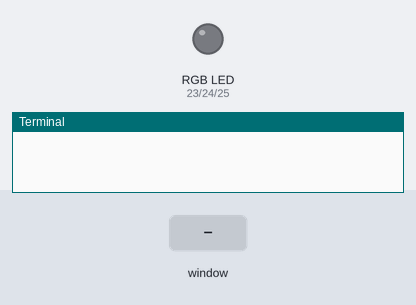
This program was run on a simulated Raspberry Pi (BCM pin numbers). Parts: an RGB LED mixed from three pins (HIGH = lit), the last lines printed to the terminal. The inputs (shaded band) are chosen by the test bench. Dim RGB values are drawn brighter than linear; the desktop window is not drawn, its controls go by their first labels and the mouse button is held 0.15 s.

Above: at 1.2 s.
1.3 s: slider 1 in the window set to 0.5
At 1.6 s:
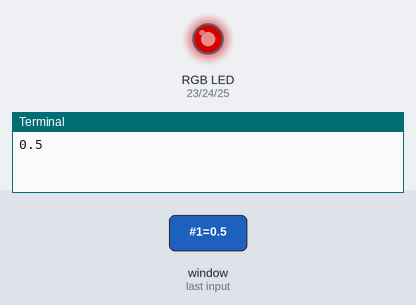
2.8 s: slider 1 in the window set to 1
At 4.0 s:
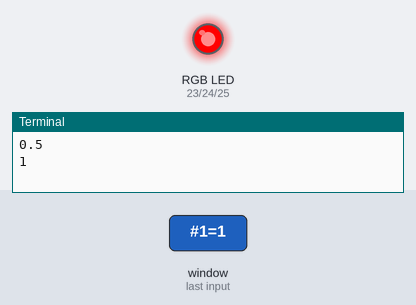
4.3 s: slider 1 in the window set to 0.25
At 5.1 s:
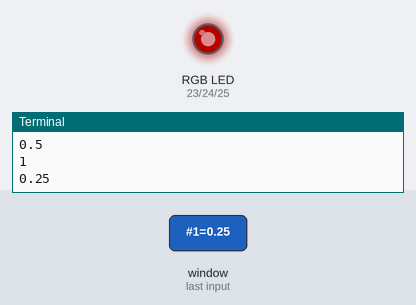
5.8 s: slider 2 in the window set to 0.5
At 6.2 s:
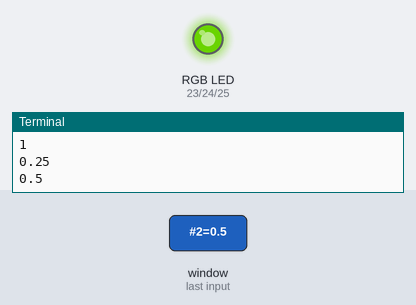
7.3 s: slider 1 in the window set to 0
At 8.5 s:
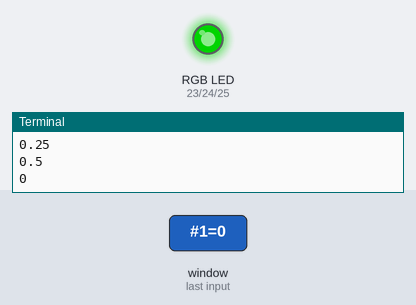
8.8 s: slider 2 in the window set to 1
At 9.7 s:
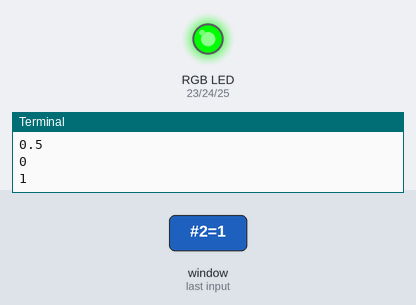
Timing chart, 0 to 11.3 s (numbered marks = the images above; inputs shaded):
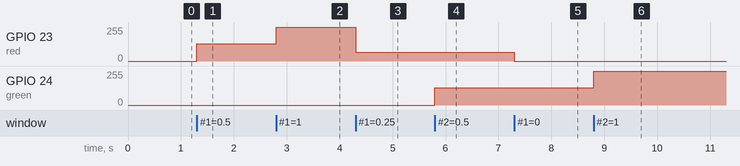

Measured:
- after the input at 1.3 s, GPIO 23 (red): 0/255 → 128/255 at once
- after the input at 2.8 s, GPIO 23 (red): 128/255 → 255/255 at once
- after the input at 4.3 s, GPIO 23 (red): 255/255 → 64/255 at once
- after the input at 5.8 s, GPIO 24 (green): 0/255 → 128/255 at once
- after the input at 7.3 s, GPIO 23 (red): 64/255 → 0/255 at once
- after the input at 8.8 s, GPIO 24 (green): 128/255 → 255/255 at once

The program:

rgb_led.py
```python
from gpiozero import PWMLED
from tkinter import *


def change_color(self):
    red.value = red_slider.get()
    green.value = green_slider.get()
    blue.value = blue_slider.get()
    print(self)


def close_window():
    window.destroy()


red = PWMLED(23)
green = PWMLED(24)
blue = PWMLED(25)


window = Tk()
window.title('RGB Led Controller')
window.geometry('300x200')

red_slider = Scale(window, from_=0, to=1, resolution=0.01,
                   orient=HORIZONTAL, label='Red', troughcolor='red',
                   length=200, command=change_color)
red_slider.pack()

green_slider = Scale(window, from_=0, to=1, resolution=0.01,
                   orient=HORIZONTAL, label='Green', troughcolor='green',
                   length=200, command=change_color)
green_slider.pack()

blue_slider = Scale(window, from_=0, to=1, resolution=0.01,
                   orient=HORIZONTAL, label='Blue', troughcolor='blue',
                   length=200, command=change_color)
blue_slider.pack()

close_button = Button(window, text='Close', command=close_window)
close_button.pack()

mainloop()
```
